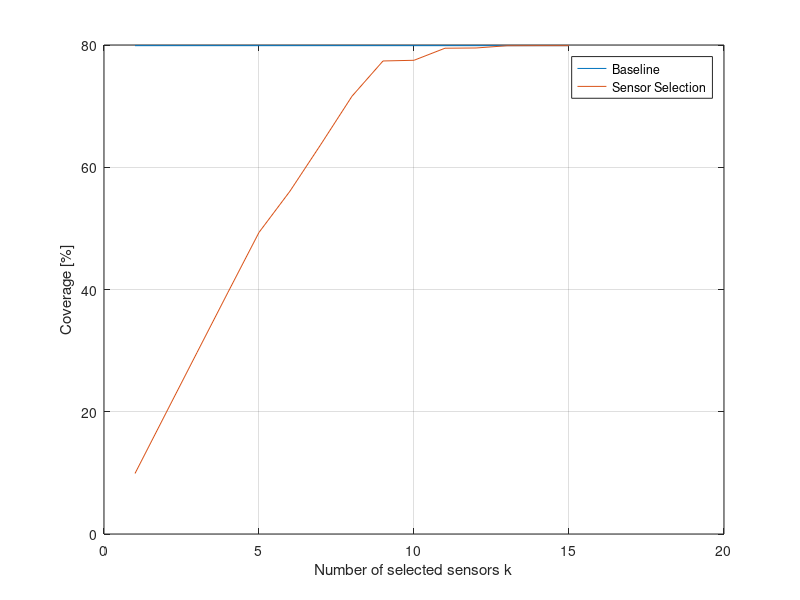
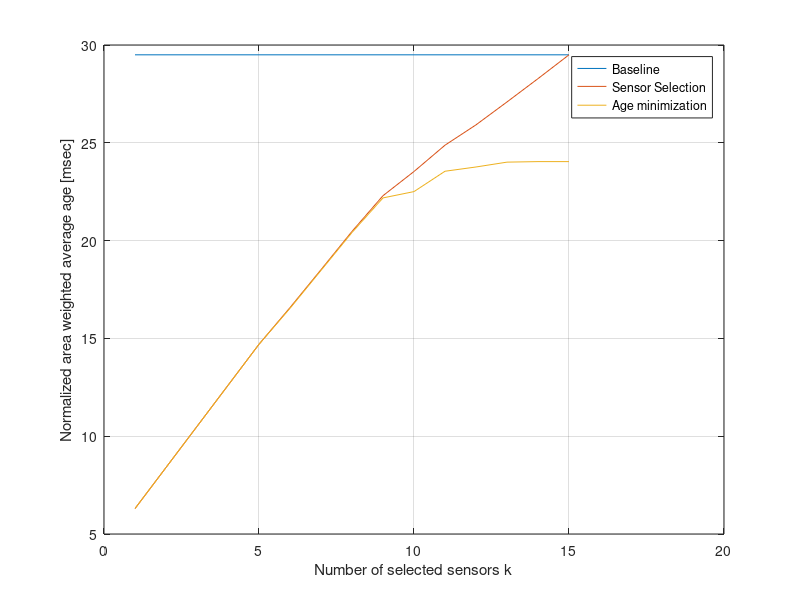

Recreate these plots in MATLAB, in order.
clear all;
clc;
close all;

%% Parameters
k = 1:15;

%% Coverage 

coverageAreaBaseline = load('coverageBaseline-k');
coverageAreaBaseline = reshape(coverageAreaBaseline.coverageBaseline,[1 15]);

coverageAreaSensSelec = load('coverageSensSelec-k');
coverageAreaSensSelec = reshape(coverageAreaSensSelec.coverageSensSelec,[1 15]);

figure;
plot(k,[79.8916666666667]*ones(1,15)); hold on; grid on;
plot(k,coverageAreaSensSelec);

legend('Baseline','Sensor Selection');
xlabel('Number of selected sensors k');
ylabel('Coverage [%]');

%% Age of coverage

areaWeightedAgeBaseline = load('areaweightedAgeBaseline-k');
areaWeightedAgeSensSelec = load('areaweightedAgeSensSelec-k');
areaWeightedAgeAgeMin = load('areaweightedAgeAgeMin-k');

areaWeightedAgeBaseline = reshape(areaWeightedAgeBaseline.areaweightedAgeBaseline,[1 15]);
areaWeightedAgeSensSelec = reshape(areaWeightedAgeSensSelec.areaweightedAgeSensSelec,[1 15]);
areaWeightedAgeAgeMin = reshape(areaWeightedAgeAgeMin.areaweightedAgeAgeMin,[1 15]);

figure();
plot(k,areaWeightedAgeBaseline); hold on; grid on;
plot(k, areaWeightedAgeSensSelec);
plot(k, areaWeightedAgeAgeMin)
legend('Baseline','Sensor Selection','Age minimization');
xlabel('Number of selected sensors k');
ylabel('Normalized area weighted average age [msec]');